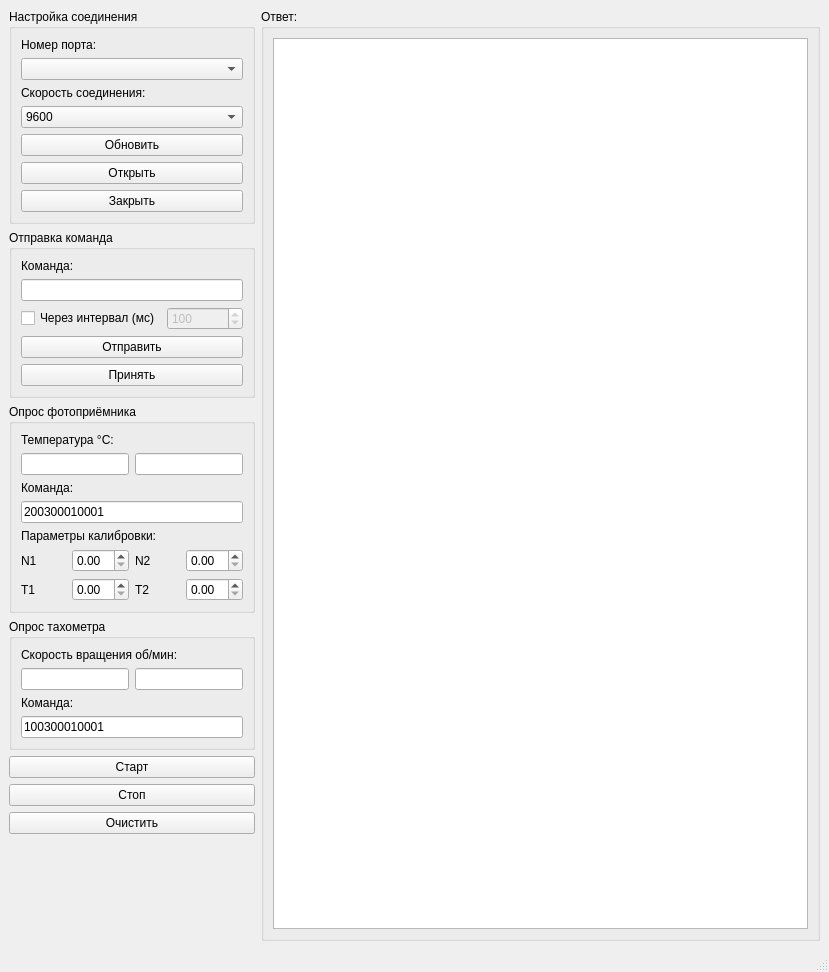
<?xml version="1.0" encoding="UTF-8"?>
<ui version="4.0">
 <class>MainWindow</class>
 <widget class="QMainWindow" name="MainWindow">
  <property name="geometry">
   <rect>
    <x>0</x>
    <y>0</y>
    <width>829</width>
    <height>972</height>
   </rect>
  </property>
  <property name="windowTitle">
   <string>Физприбор 3.5.13а</string>
  </property>
  <widget class="QWidget" name="centralwidget">
   <layout class="QGridLayout" name="gridLayout">
    <item row="0" column="0">
     <widget class="QGroupBox" name="settingsGBox">
      <property name="enabled">
       <bool>true</bool>
      </property>
      <property name="sizePolicy">
       <sizepolicy hsizetype="Preferred" vsizetype="Fixed">
        <horstretch>0</horstretch>
        <verstretch>0</verstretch>
       </sizepolicy>
      </property>
      <property name="title">
       <string>Настройка соединения</string>
      </property>
      <layout class="QVBoxLayout" name="verticalLayout_3">
       <item>
        <widget class="QLabel" name="portLabel">
         <property name="text">
          <string>Номер порта:</string>
         </property>
         <property name="alignment">
          <set>Qt::AlignLeading|Qt::AlignLeft|Qt::AlignVCenter</set>
         </property>
         <property name="margin">
          <number>1</number>
         </property>
         <property name="buddy">
          <cstring>portCBox</cstring>
         </property>
        </widget>
       </item>
       <item>
        <widget class="QComboBox" name="portCBox">
         <property name="sizePolicy">
          <sizepolicy hsizetype="Minimum" vsizetype="Fixed">
           <horstretch>0</horstretch>
           <verstretch>0</verstretch>
          </sizepolicy>
         </property>
         <property name="minimumSize">
          <size>
           <width>140</width>
           <height>0</height>
          </size>
         </property>
        </widget>
       </item>
       <item>
        <widget class="QLabel" name="speedLabel">
         <property name="text">
          <string>Скорость соединения:</string>
         </property>
         <property name="alignment">
          <set>Qt::AlignLeading|Qt::AlignLeft|Qt::AlignVCenter</set>
         </property>
         <property name="margin">
          <number>1</number>
         </property>
         <property name="buddy">
          <cstring>speedCBox</cstring>
         </property>
        </widget>
       </item>
       <item>
        <widget class="QComboBox" name="speedCBox">
         <property name="sizePolicy">
          <sizepolicy hsizetype="Minimum" vsizetype="Fixed">
           <horstretch>0</horstretch>
           <verstretch>0</verstretch>
          </sizepolicy>
         </property>
         <item>
          <property name="text">
           <string>9600</string>
          </property>
         </item>
         <item>
          <property name="text">
           <string>19200</string>
          </property>
         </item>
         <item>
          <property name="text">
           <string>38400</string>
          </property>
         </item>
         <item>
          <property name="text">
           <string>57600</string>
          </property>
         </item>
         <item>
          <property name="text">
           <string>115200</string>
          </property>
         </item>
        </widget>
       </item>
       <item>
        <widget class="QPushButton" name="refButton">
         <property name="text">
          <string>Обновить</string>
         </property>
        </widget>
       </item>
       <item>
        <widget class="QPushButton" name="openButton">
         <property name="text">
          <string>Открыть</string>
         </property>
        </widget>
       </item>
       <item>
        <widget class="QPushButton" name="closeButton">
         <property name="text">
          <string>Закрыть</string>
         </property>
        </widget>
       </item>
      </layout>
     </widget>
    </item>
    <item row="1" column="0">
     <widget class="QGroupBox" name="requestGBox">
      <property name="sizePolicy">
       <sizepolicy hsizetype="Preferred" vsizetype="Fixed">
        <horstretch>0</horstretch>
        <verstretch>0</verstretch>
       </sizepolicy>
      </property>
      <property name="title">
       <string>Отправка команда</string>
      </property>
      <layout class="QGridLayout" name="gridLayout_2">
       <item row="1" column="1" colspan="2">
        <widget class="QLineEdit" name="cmdLineEdit">
         <property name="sizePolicy">
          <sizepolicy hsizetype="Minimum" vsizetype="Fixed">
           <horstretch>0</horstretch>
           <verstretch>0</verstretch>
          </sizepolicy>
         </property>
         <property name="inputMethodHints">
          <set>Qt::ImhDigitsOnly</set>
         </property>
         <property name="maxLength">
          <number>12</number>
         </property>
        </widget>
       </item>
       <item row="2" column="2">
        <widget class="QSpinBox" name="cmdSBox">
         <property name="enabled">
          <bool>false</bool>
         </property>
         <property name="minimum">
          <number>10</number>
         </property>
         <property name="maximum">
          <number>1000</number>
         </property>
         <property name="singleStep">
          <number>10</number>
         </property>
         <property name="value">
          <number>100</number>
         </property>
         <property name="displayIntegerBase">
          <number>10</number>
         </property>
        </widget>
       </item>
       <item row="3" column="1" colspan="2">
        <widget class="QPushButton" name="sendButton">
         <property name="text">
          <string>Отправить</string>
         </property>
        </widget>
       </item>
       <item row="2" column="1">
        <widget class="QCheckBox" name="cmdChBox">
         <property name="text">
          <string>Через интервал (мс)</string>
         </property>
        </widget>
       </item>
       <item row="4" column="1" colspan="2">
        <widget class="QPushButton" name="readButton">
         <property name="text">
          <string>Принять</string>
         </property>
        </widget>
       </item>
       <item row="0" column="1">
        <widget class="QLabel" name="label_4">
         <property name="text">
          <string>Команда:</string>
         </property>
        </widget>
       </item>
      </layout>
     </widget>
    </item>
    <item row="2" column="0">
     <widget class="QGroupBox" name="groupBox">
      <property name="sizePolicy">
       <sizepolicy hsizetype="Preferred" vsizetype="Fixed">
        <horstretch>0</horstretch>
        <verstretch>0</verstretch>
       </sizepolicy>
      </property>
      <property name="title">
       <string>Опрос фотоприёмника</string>
      </property>
      <layout class="QVBoxLayout" name="verticalLayout_2">
       <item>
        <widget class="QLabel" name="label_temp">
         <property name="text">
          <string>Температура °C:</string>
         </property>
        </widget>
       </item>
       <item>
        <layout class="QHBoxLayout" name="horizontalLayout_5">
         <item>
          <widget class="QLineEdit" name="photoLineEdit_0">
           <property name="sizePolicy">
            <sizepolicy hsizetype="Minimum" vsizetype="Fixed">
             <horstretch>0</horstretch>
             <verstretch>0</verstretch>
            </sizepolicy>
           </property>
          </widget>
         </item>
         <item>
          <widget class="QLineEdit" name="photoLineEdit_1">
           <property name="sizePolicy">
            <sizepolicy hsizetype="Minimum" vsizetype="Fixed">
             <horstretch>0</horstretch>
             <verstretch>0</verstretch>
            </sizepolicy>
           </property>
           <property name="text">
            <string/>
           </property>
           <property name="readOnly">
            <bool>true</bool>
           </property>
          </widget>
         </item>
        </layout>
       </item>
       <item>
        <widget class="QLabel" name="label_cmd">
         <property name="text">
          <string>Команда:</string>
         </property>
        </widget>
       </item>
       <item>
        <widget class="QLineEdit" name="photoLineEdit_2">
         <property name="sizePolicy">
          <sizepolicy hsizetype="Minimum" vsizetype="Fixed">
           <horstretch>0</horstretch>
           <verstretch>0</verstretch>
          </sizepolicy>
         </property>
         <property name="text">
          <string>200300010001</string>
         </property>
         <property name="readOnly">
          <bool>true</bool>
         </property>
        </widget>
       </item>
       <item>
        <widget class="QLabel" name="label_calibr">
         <property name="text">
          <string>Параметры калибровки:</string>
         </property>
        </widget>
       </item>
       <item>
        <layout class="QHBoxLayout" name="horizontalLayout_2">
         <item>
          <widget class="QLabel" name="label_N1">
           <property name="text">
            <string>N1</string>
           </property>
          </widget>
         </item>
         <item>
          <widget class="QDoubleSpinBox" name="doubleSpinBox_N1">
           <property name="decimals">
            <number>2</number>
           </property>
          </widget>
         </item>
         <item>
          <widget class="QLabel" name="label_N2">
           <property name="text">
            <string>N2</string>
           </property>
          </widget>
         </item>
         <item>
          <widget class="QDoubleSpinBox" name="doubleSpinBox_N2"/>
         </item>
        </layout>
       </item>
       <item>
        <layout class="QHBoxLayout" name="horizontalLayout_3">
         <item>
          <widget class="QLabel" name="label_T1">
           <property name="text">
            <string>T1</string>
           </property>
          </widget>
         </item>
         <item>
          <widget class="QDoubleSpinBox" name="doubleSpinBox_T1"/>
         </item>
         <item>
          <widget class="QLabel" name="label_T2">
           <property name="text">
            <string>T2</string>
           </property>
          </widget>
         </item>
         <item>
          <widget class="QDoubleSpinBox" name="doubleSpinBox_T2"/>
         </item>
        </layout>
       </item>
      </layout>
     </widget>
    </item>
    <item row="3" column="0">
     <widget class="QGroupBox" name="groupBox_2">
      <property name="sizePolicy">
       <sizepolicy hsizetype="Minimum" vsizetype="Fixed">
        <horstretch>0</horstretch>
        <verstretch>0</verstretch>
       </sizepolicy>
      </property>
      <property name="title">
       <string>Опрос тахометра</string>
      </property>
      <layout class="QVBoxLayout" name="verticalLayout_4">
       <item>
        <widget class="QLabel" name="label_1">
         <property name="text">
          <string>Скорость вращения oб/мин:</string>
         </property>
        </widget>
       </item>
       <item>
        <layout class="QHBoxLayout" name="horizontalLayout">
         <item>
          <widget class="QLineEdit" name="taxoLineEdit_0">
           <property name="sizePolicy">
            <sizepolicy hsizetype="Minimum" vsizetype="Fixed">
             <horstretch>0</horstretch>
             <verstretch>0</verstretch>
            </sizepolicy>
           </property>
          </widget>
         </item>
         <item>
          <widget class="QLineEdit" name="taxoLineEdit_1">
           <property name="sizePolicy">
            <sizepolicy hsizetype="Minimum" vsizetype="Fixed">
             <horstretch>0</horstretch>
             <verstretch>0</verstretch>
            </sizepolicy>
           </property>
           <property name="text">
            <string/>
           </property>
          </widget>
         </item>
        </layout>
       </item>
       <item>
        <widget class="QLabel" name="label_3">
         <property name="text">
          <string>Команда:</string>
         </property>
        </widget>
       </item>
       <item>
        <widget class="QLineEdit" name="taxoLineEdit_2">
         <property name="sizePolicy">
          <sizepolicy hsizetype="Minimum" vsizetype="Fixed">
           <horstretch>0</horstretch>
           <verstretch>0</verstretch>
          </sizepolicy>
         </property>
         <property name="text">
          <string>100300010001</string>
         </property>
         <property name="readOnly">
          <bool>true</bool>
         </property>
        </widget>
       </item>
      </layout>
     </widget>
    </item>
    <item row="4" column="0">
     <layout class="QVBoxLayout" name="verticalLayout_6">
      <item>
       <widget class="QPushButton" name="photoButton_1">
        <property name="text">
         <string>Старт</string>
        </property>
       </widget>
      </item>
      <item>
       <widget class="QPushButton" name="photoButton_2">
        <property name="text">
         <string>Стоп</string>
        </property>
       </widget>
      </item>
      <item>
       <widget class="QPushButton" name="cleanButton">
        <property name="text">
         <string>Очистить</string>
        </property>
       </widget>
      </item>
     </layout>
    </item>
    <item row="5" column="0">
     <spacer name="verticalSpacer">
      <property name="orientation">
       <enum>Qt::Vertical</enum>
      </property>
      <property name="sizeType">
       <enum>QSizePolicy::Ignored</enum>
      </property>
      <property name="sizeHint" stdset="0">
       <size>
        <width>0</width>
        <height>0</height>
       </size>
      </property>
     </spacer>
    </item>
    <item row="0" column="1" rowspan="6">
     <widget class="QGroupBox" name="responseGBox">
      <property name="sizePolicy">
       <sizepolicy hsizetype="MinimumExpanding" vsizetype="MinimumExpanding">
        <horstretch>0</horstretch>
        <verstretch>0</verstretch>
       </sizepolicy>
      </property>
      <property name="title">
       <string>Ответ:</string>
      </property>
      <layout class="QVBoxLayout" name="verticalLayout">
       <item>
        <widget class="QTextEdit" name="textEdit">
         <property name="sizePolicy">
          <sizepolicy hsizetype="Expanding" vsizetype="MinimumExpanding">
           <horstretch>0</horstretch>
           <verstretch>0</verstretch>
          </sizepolicy>
         </property>
         <property name="readOnly">
          <bool>true</bool>
         </property>
        </widget>
       </item>
      </layout>
     </widget>
    </item>
   </layout>
  </widget>
  <widget class="QMenuBar" name="menubar">
   <property name="geometry">
    <rect>
     <x>0</x>
     <y>0</y>
     <width>829</width>
     <height>22</height>
    </rect>
   </property>
  </widget>
  <widget class="QStatusBar" name="statusbar"/>
 </widget>
 <resources/>
 <connections>
  <connection>
   <sender>cmdChBox</sender>
   <signal>clicked(bool)</signal>
   <receiver>cmdSBox</receiver>
   <slot>setEnabled(bool)</slot>
   <hints>
    <hint type="sourcelabel">
     <x>244</x>
     <y>408</y>
    </hint>
    <hint type="destinationlabel">
     <x>244</x>
     <y>377</y>
    </hint>
   </hints>
  </connection>
 </connections>
</ui>
